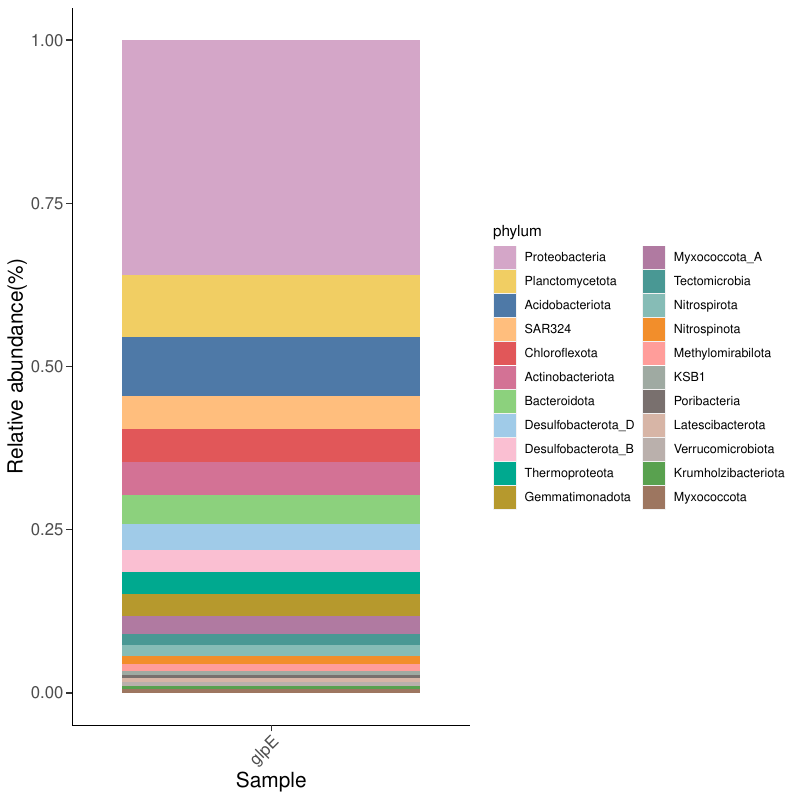

Here is the R script that generated this plot:
library(ggplot2)
data <- read.csv("glpE.csv", header = T, check.names = F)
data$phylum <- factor(data$phylum,levels = c("Proteobacteria","Planctomycetota","Acidobacteriota","SAR324","Chloroflexota","Actinobacteriota","Bacteroidota","Desulfobacterota_D","Desulfobacterota_B","Thermoproteota","Gemmatimonadota","Myxococcota_A","Tectomicrobia","Nitrospirota","Nitrospinota","Methylomirabilota","KSB1","Poribacteria","Latescibacterota","Verrucomicrobiota","Krumholzibacteriota","Myxococcota"))
mycol <- c("#d4a6c8","#f1ce63","#4e79a7","#ffbe7d","#e15759","#d37295","#8cd17d","#a0cbe8","#fabfd2","#00a98f","#b6992d","#b07aa1","#499894","#86bcb6","#f28e2b","#ff9d9a","#9faaa2","#79706e","#d7b5a6","#bab0ac","#59a14f","#9d7660")
p <- ggplot(data, aes(x=gene, y=num, fill=phylum)) + geom_bar(stat = "identity",position ="fill") + scale_fill_manual(values=mycol) + labs(x = "Sample" , y = "Relative abundance(%)") + theme(axis.title=element_text(size=15),axis.text.x = element_text(angle=45, hjust = 1, vjust = 1 ,size = 12),axis.text.y = element_text(size = 12),axis.ticks.length=unit(0.15,"cm") ,panel.background = element_blank(),axis.line = element_line(color = "black"))
ggsave("glpE.pdf",p,width = 8,height = 8)